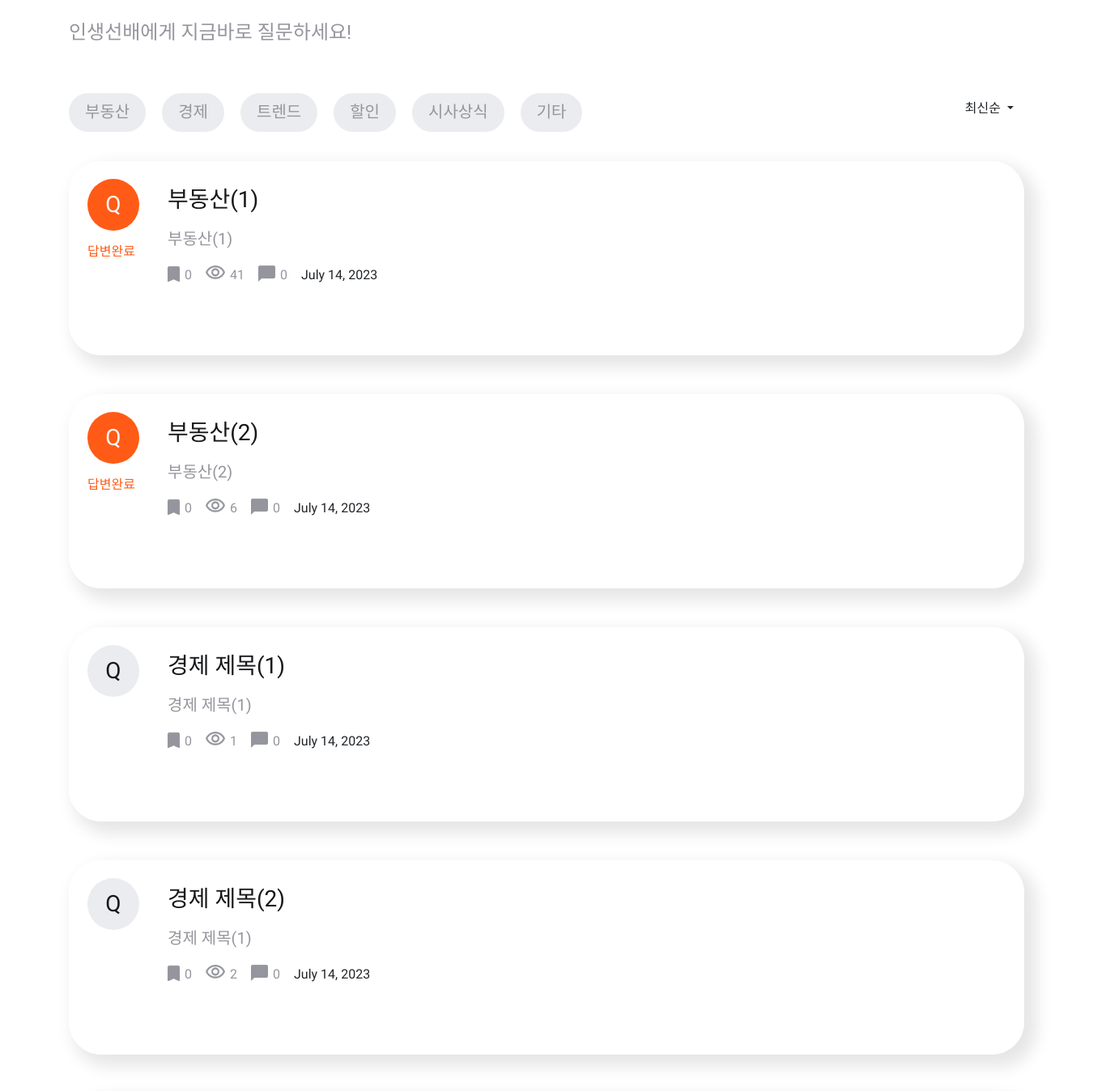
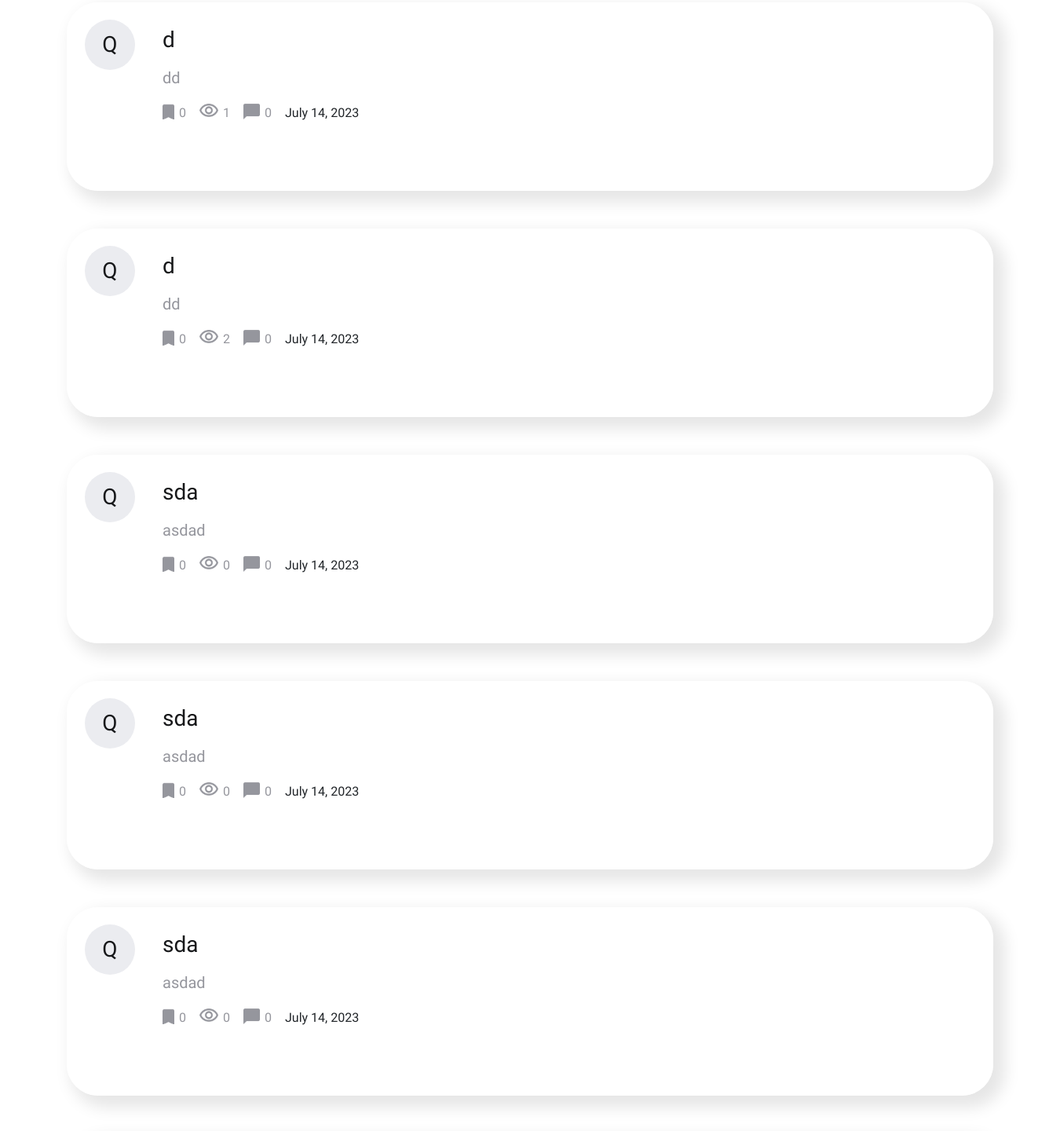
Page /communication/communication_list (signed in, middle part) on the earlier database version (2 pictures, top to bottom).
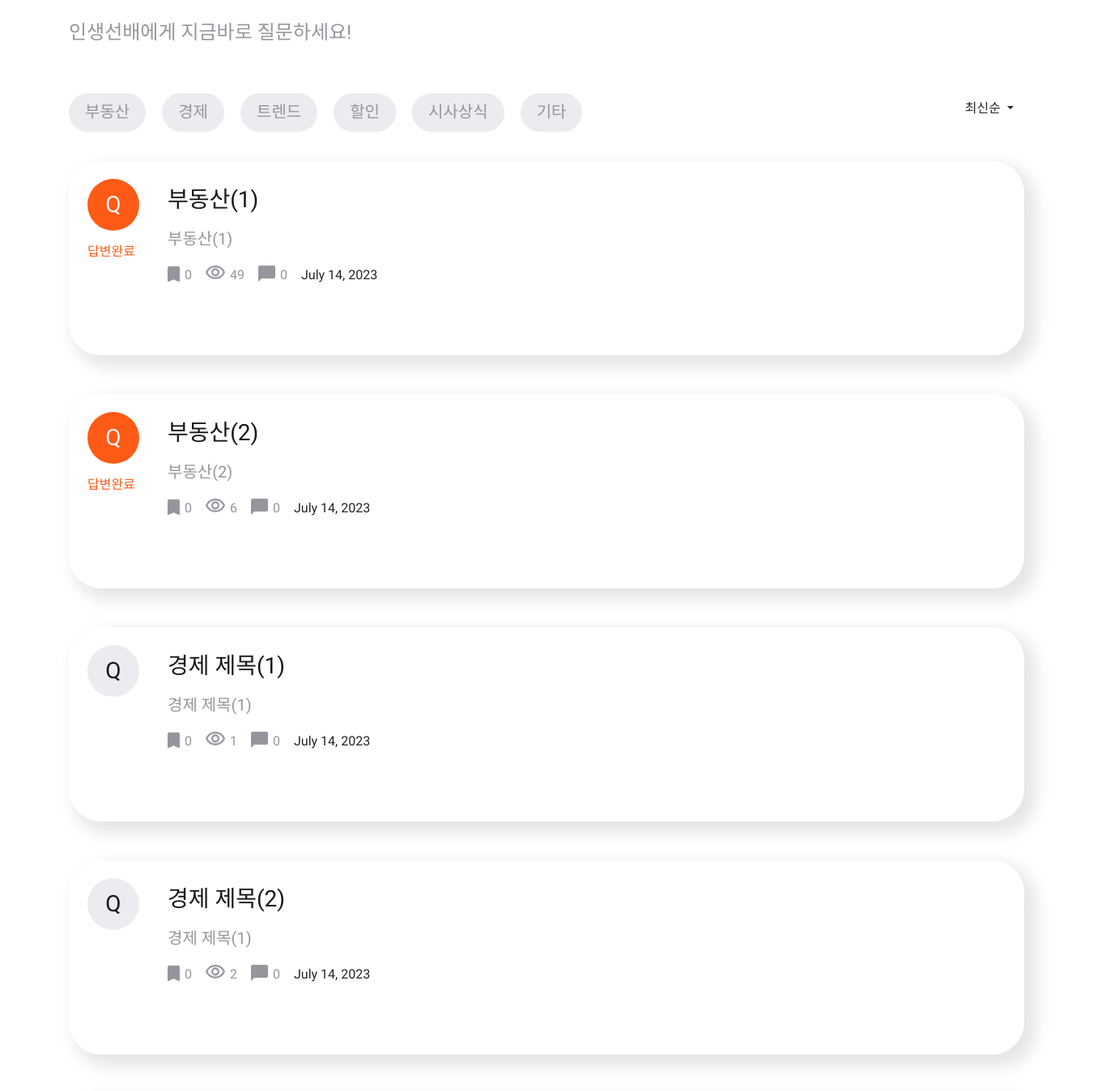
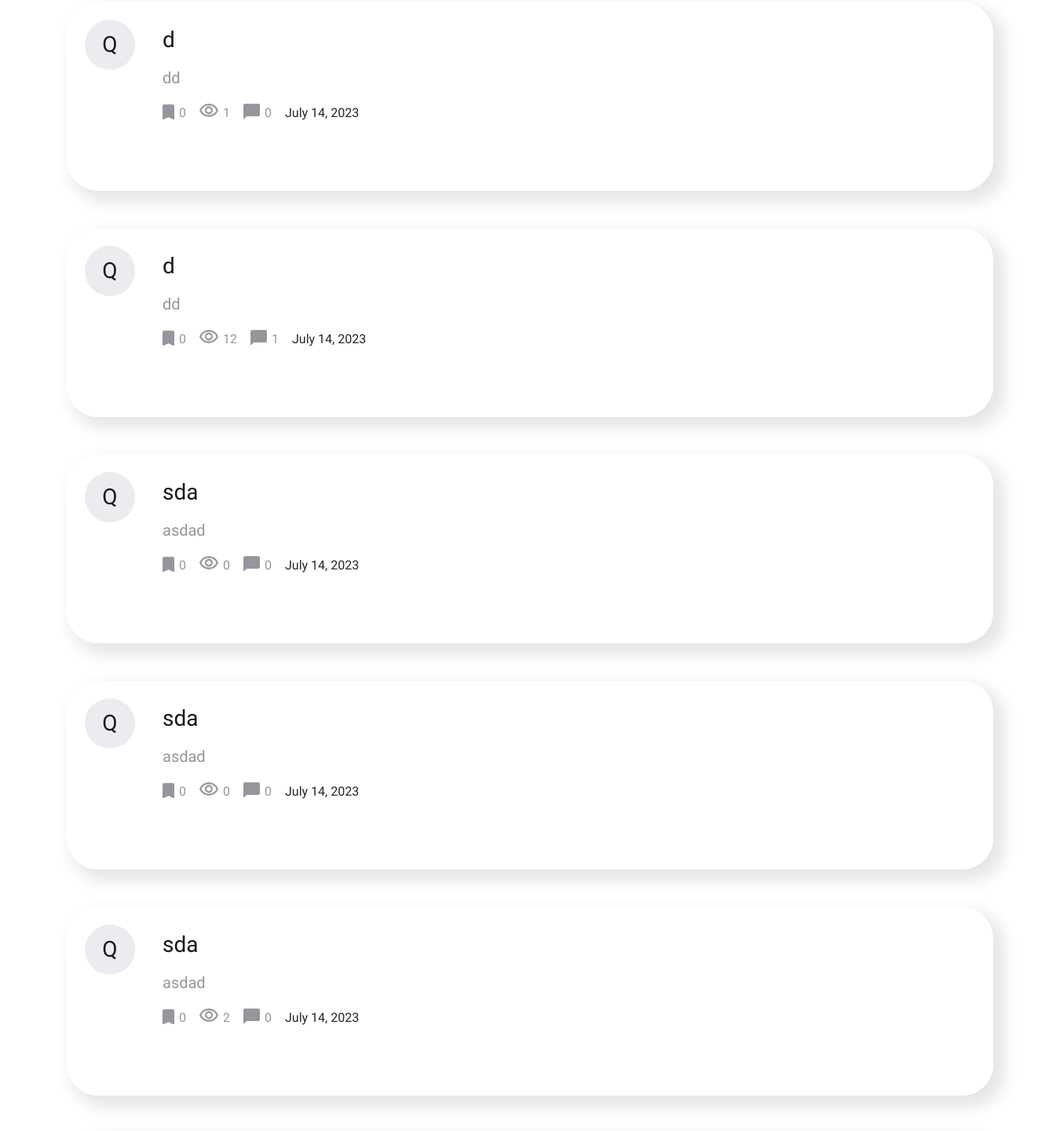
Same page on the later database version (2 pictures, top to bottom).
### communicationApp/models.py (models this page shows)
class Question(models.Model):
    autor       = models.ForeignKey(user, on_delete=models.CASCADE, related_name='author_question') #작성자
    title       = models.CharField("TITLE", max_length=20, default="질문 제목") #질문 제목
    content     = models.TextField("CONTENT", max_length=300, default="질문 내용") #질문 내용
    date        = models.DateField("DATE", auto_now_add=True) #작성일자
    recommend   = models.PositiveIntegerField("RECOMMEND", default=0) #추천수
    category    = models.PositiveIntegerField("CATEGORY") #카테고리
    views       = models.PositiveIntegerField("VIEWS", default=0) #조회수
    answerd     = models.BooleanField("ANSWERD", default=False) #답변 여부

### communicationApp/views.py (the view)
# urls.py: path('communication_list', communication_list, name='communication_list'), #소통게시판 메인
def communication_list(request):
    if request.method == 'POST':
        categoryArr = request.POST.getlist('array[]', None)
        sort = request.POST.get('sort', None)
        categorys=[]
        for index in categoryArr:
            categorys.append(int(index)-1)
        print(categorys)
        print(sort)
        index=0
        for category in categorys:
            if index==0:
                questions = Question.objects.filter(category=category)
            else:
                question = Question.objects.filter(category=category)
                questions = questions | question
            index += 1
        if sort == 'date':
            communication_list = questions.order_by('-date')
        elif sort == 'likes':
            communication_list = questions.order_by('-recommend')
        elif sort == 'views':
            communication_list = questions.order_by('-views')
        elif sort == 'answerd':
            communication_list = questions.filter(answerd=True).order_by('-date')
        else:
            communication_list = questions.filter(answerd=False).order_by('-date')
    else:
        communication_list = Question.objects.all().order_by('-date')
    noQuestion = Question.objects.filter(answerd=False).exclude(autor=request.user).order_by("?")[:2]
    myQuestion = Question.objects.filter(autor=request.user).order_by("?")[:2]
    context = {
        'communication_list': communication_list,
        'noQuestion': noQuestion,
        'myQuestion': myQuestion,
    }
    return render(request, 'communicationApp/communication.html', context)

### templates/communicationApp/communication.html (shortened to what this page needs)
{% load static %}
<!DOCTYPE html>
<html lang="en">
<head>
    <link rel="stylesheet" href="{% static 'css/communicationStyle.css' %}">
    <link rel="stylesheet" href="{% static 'css/default.css' %}">
    <link rel="stylesheet" href="https://cdn.jsdelivr.net/npm/bootstrap@5.3.0/dist/css/bootstrap.min.css">
</head>
<body id="Context">
    <div id="main-container">
        <div class="container-community">
        <p id="container-community-second-p">인생선배에게 지금바로 질문하세요!</p>
        <div class="container-community-btn-box">
            <div class="container-community-btn">
                <input type="submit" value="부동산" id="one">
                <input type="submit" value="경제" id="two">
                <input type="submit" value="트렌드" id="three">
                <input type="submit" value="할인" id="four">
                <input type="submit" value="시사상식" id="five">
                <input type="submit" value="기타" id="six">
            </div>
            <div class="btn-group">
                <button type="button" class="btn dropdown-toggle" data-bs-toggle="dropdown" aria-expanded="false">
                    최신순
                </button>
            </div>
        </div>
        <a id="question2">
            {% for question in communication_list%}
                <a href="#" style="text-decoration: none; color: inherit;" >
                    <div class="community-box" >
                        <div class="community-box-num">
                            {% if question.answerd == False %}
                                <p id="unanswer">Q</p>
                            {% else %}
                                <p id="answer">Q</p>
                                <p>답변완료</p>
                            {% endif %}
                        </div>
                        <div class="community-box-content">
                            <p id="community-box-content-title">{{question.title}}</p>
                            <p id="community-box-content-detail-content">{{question.content}}</p>
                            <div class="community-box-content-footer">
                                <div class="content-icon-box">
                                    <div class="save">
                                        <img src="{% static 'img/main-save-icon.png' %}" alt="">
                                        <p>{{question.recommend}}</p>
                                    </div>
                                    <div class="saw">
                                        <img src="{% static 'img/main-saw-icon.png' %}" alt="">
                                        <p>{{question.views}}</p>
                                    </div>
                                    <div class="comment">
                                        <img src="{% static 'img/main-comment-icon.png' %}" alt="">
                                        <p>{{question.comment_set.count}}</p>
                                    </div>
                                </div>
                                <div class="content-date">
                                    <p>{{question.date}}</p>
                                </div>
                            </div>
                        </div>
                    </div>
                </a>
            {% endfor %}
        </a>
    </div>
</body>
</html>

Differences in the rows shown:
changed Question "부동산(1)": views "41" → "49"
changed Question (number 6 of 9 on the later page): views "2" → "12"; comment_set.count "0" → "1"
changed Question (number 9 of 9 on the later page): views "0" → "2"
